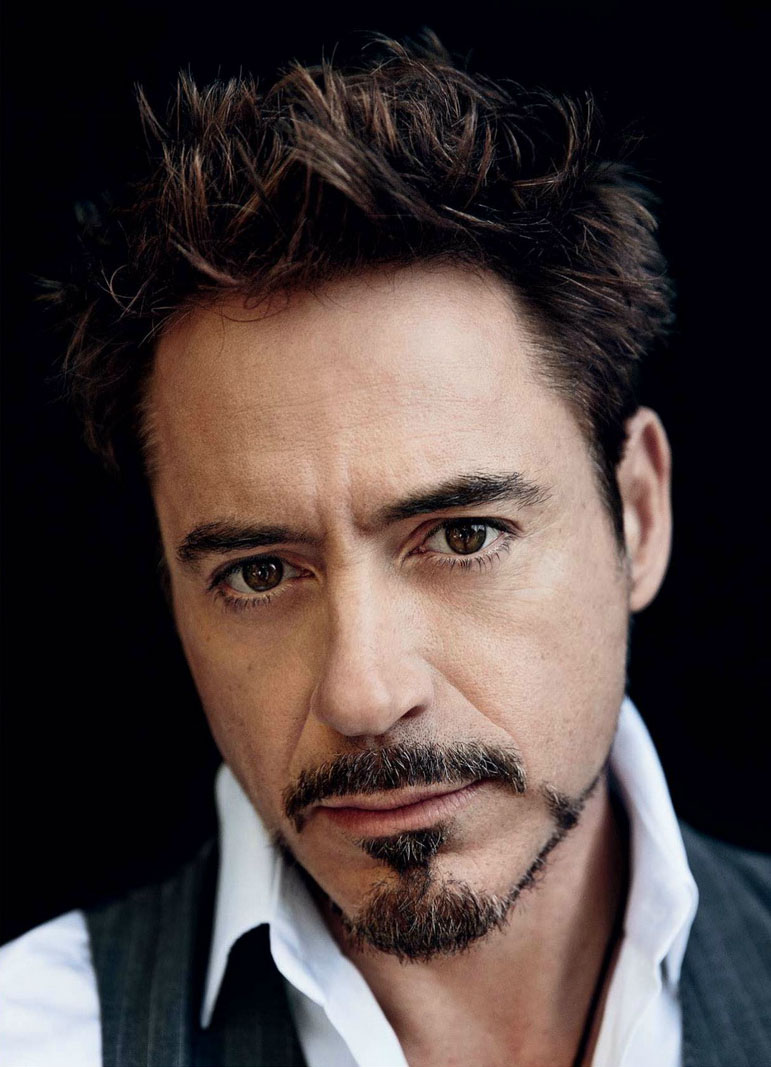
#> input picture rdj.png, 771 x 1067 px
$ jupyter execute --allow-errors 'Assignment harshul.ipynb'   (shell and % lines are left out)   (older library calls are emulated)
#> lines starting #> are read from the running program, lines starting #| are printed output that depends on the picture
## Affine transformation

[cell 1]
import numpy as np
import matplotlib.pyplot as plt
from skimage import io
from skimage.color import rgb2gray
from scipy import signal
import math
from math import floor, ceil
import matplotlib.pyplot as plt
import matplotlib.image as mpimg

#### Getting the pixel locations  for the image 1

[cell 2]
im1_points = []
def click_and_get_image_points(event, x, y, flags, param):
    if (event == cv2.EVENT_LBUTTONDOWN):
        im1_points.append([x,y])

#> (the rest of this cell did not finish here and is left out)

[cell 3]
im1_points = np.array([[389, 493], [570, 514], [471, 646], [365, 711], [532, 725]])
print(im1_points)

#### Getting the pixel locations  for the image 2

[cell 4]
im2_points = []
def click_and_get_image_points2(event, x, y, flags, param):
    if (event == cv2.EVENT_LBUTTONDOWN):
        im2_points.append([x,y])

#> (the rest of this cell did not finish here and is left out)

[cell 5]
im2_points

#### Linear system equation

[cell 6]
imageDowney = 'rdj.png'
imgDowney = io.imread(imageDowney)
#> imgDowney is the input picture: shape (1067, 771, 3); mean R, G, B 75.5, 63.4, 61.6
imgDowney = rgb2gray(imgDowney)
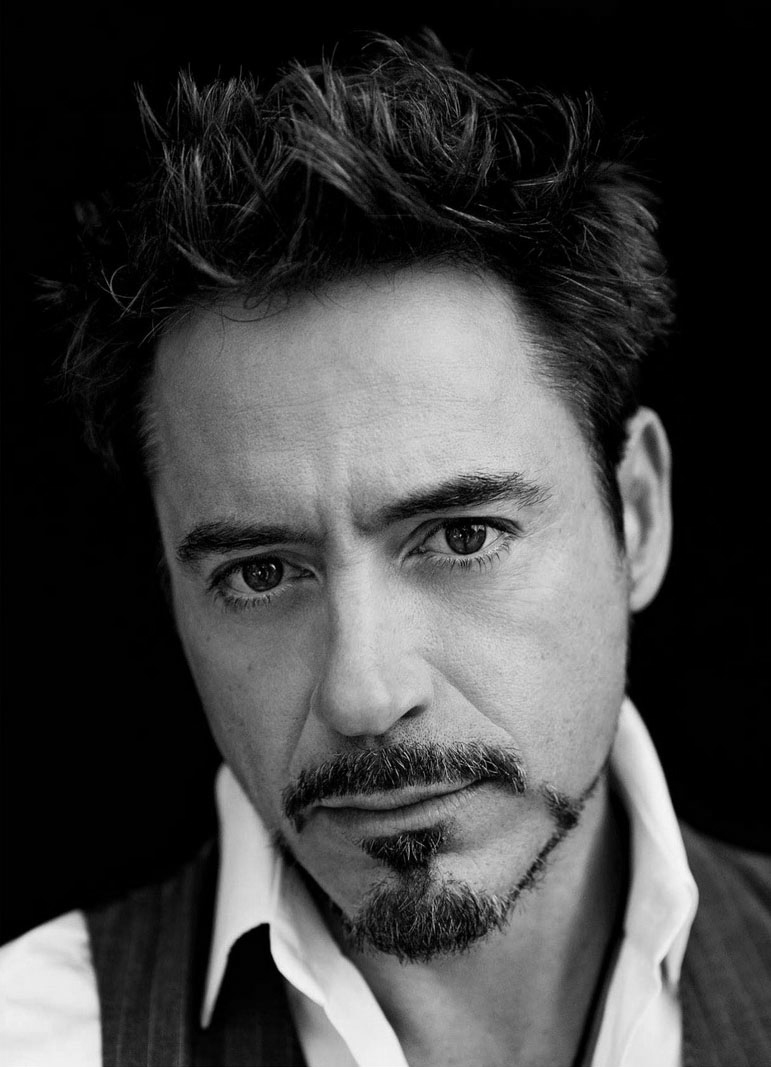
#> imgDowney: shape (1067, 771) float64; min 0, max 0.974, mean 0.258
# Ensuring that the image is float
imgDowney = ((imgDowney - np.min(imgDowney)) * (1/(np.max(imgDowney) - np.min(imgDowney)) * 1.0)).astype('float')
fig = plt.figure(figsize=(7,7))
img = mpimg.imread('rdj.png')
imgplot = plt.imshow(img)

im1_points = []

def onclick(event):
    im1_points.append([event.xdata, event.ydata])

cid = fig.canvas.mpl_connect('button_press_event', onclick)

[cell 7]
theta = math.pi/20.0
rotation = np.array([[math.cos(theta), -math.sin(theta), 0], [math.sin(theta), math.cos(theta), 0], [0,0,1]])
translation = np.array([[1, 0, -5], [0, 1, -10], [0, 0, 1]], np.float)
scaling = np.array([[1.1,0,0], [0, 1.1,0], [0,0,1]], np.float)

T = rotation.dot(scaling.dot(translation))
Tinv = np.linalg.inv(T)


print(T)
print(Tinv)
print(im1_points)

[cell 8]
[rows, cols] = imgDowney.shape
#> rows = 1067; cols = 771

transformedDowney = np.zeros((rows,cols))

for i in range(0, rows):
    for j in range(0, cols):

        currentPoint = np.array([i,j,1])
        transformedPoint = T.dot(currentPoint)
        newi = int(round(transformedPoint[0]))
        newj = int(round(transformedPoint[1]))

        if (newi < 0 or newi >= rows or newj < 0 or newj >= cols):
            continue

        transformedDowney[i,j] = imgDowney[newi, newj]
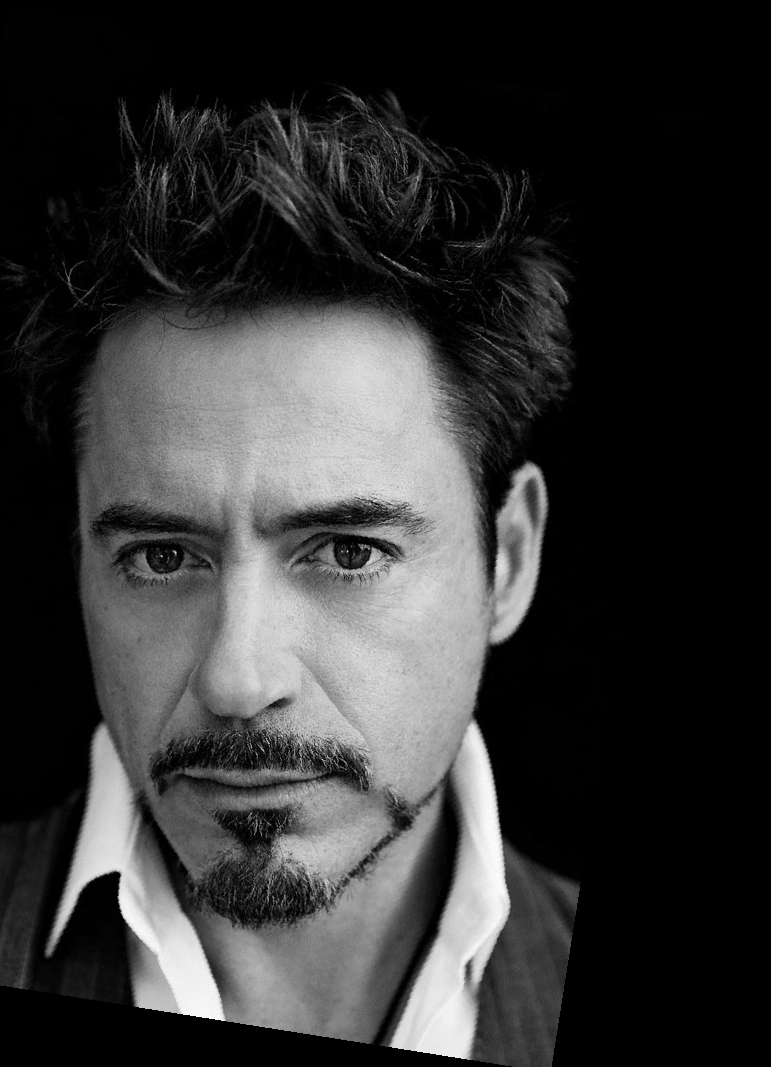
#> transformedDowney: shape (1067, 771) float64; min 0, max 0.995, mean 0.205

fig = plt.figure(figsize=(7,7))
imgplot = plt.imshow(transformedDowney, cmap='gray')

im2_points = []

def onclick(event):
    im2_points.append([event.xdata, event.ydata])

cid = fig.canvas.mpl_connect('button_press_event', onclick)

[cell 9]
for i in range(len(im1_points)):
    im1_points[i][0] = int(im1_points[i][0])
    im1_points[i][1] = int(im1_points[i][1])
#> after the loop, im1_points = []
for j in range(len(im2_points)):
    im2_points[j][0] = int(im2_points[j][0])
    im2_points[j][1] = int(im2_points[j][1])

print(im1_points)
print(im2_points)

[cell 10]
q = []
for point in im2_points:
    q.append([point[0]])
    q.append([point[1]])

q = np.array(q)

M = []
for point in im1_points:
    M.append([point[0], point[1],1,0,0,0])
    M.append([0,0,0, point[0], point[1],1])
#> after the loop, M = []

M = np.array(M)
#> M = empty array

#### Solving the linear system equation

#> (a cell that did not finish here is left out)

[cell 12]
q

[cell 13]
M
#> Out = empty array

#### Computing the transform matrix and transform inverse for backward transformation

#> (a cell that did not finish here is left out)

#### Computing the backward transformation with bilinear interpolation

[cell 15]
rows, cols = imgDowney.shape

top_left = Tinv.dot(np.array([0.0, 0.0, 1.0], float))
top_left = top_left / top_left[2]

bottom_left = Tinv.dot(np.array([0.0, cols-1.0, 1.0], float))
#> bottom_left = [114.5, 701.4, 1]
bottom_left = bottom_left / bottom_left[2]

top_right = Tinv.dot(np.array([rows-1.0, 0.0, 1.0], float))
#> top_right = [962.2, -141.6, 1]
top_right = top_right / top_right[2]

bottom_right = Tinv.dot(np.array([rows-1.0, cols-1.0, 1.0], float))
#> bottom_right = [1071.7, 549.8, 1]
bottom_right = bottom_right / bottom_right[2]

min_i = np.min([top_left[0], bottom_left[0], top_right[0], bottom_right[0]])
max_i = np.max([top_left[0], bottom_left[0], top_right[0], bottom_right[0]])

min_j = np.min([top_left[1], bottom_left[1], top_right[1], bottom_right[1]])
max_j = np.max([top_left[1], bottom_left[1], top_right[1], bottom_right[1]])


x_sampling = np.linspace(math.floor(min_i), math.ceil(max_i), math.ceil(max_i) - math.floor(min_i)+1)
y_sampling = np.linspace(math.floor(min_j), math.ceil(max_j), math.ceil(max_j) - math.floor(min_j)+1)

out_im2 = np.zeros((len(x_sampling), len(y_sampling)))

for i in range(0, len(x_sampling)):
    for j in range(0, len(y_sampling)):

        cur_pt = np.array([x_sampling[i],y_sampling[j],1.0], float)
        transformed_pt = T.dot(cur_pt)

        transformed_pt = transformed_pt / transformed_pt[2]

        # bilinear interpolation
        x = transformed_pt[0]
        y = transformed_pt[1]

        x_rounded_up = int(math.ceil(x))
        x_rounded_down = int(math.floor(x))
        y_rounded_up = int(math.ceil(y))
        y_rounded_down = int(math.floor(y))

        ratio_x = x - x_rounded_down
        ratio_y = y - y_rounded_down

        try:
            interpolate_x1 = imgDowney[x_rounded_down][y_rounded_down]*(1-ratio_x) + imgDowney[x_rounded_up][y_rounded_down]*ratio_x
            interpolate_x2 = imgDowney[x_rounded_down][y_rounded_up]*(1-ratio_x) + imgDowney[x_rounded_up][y_rounded_up]*ratio_x

            interpolate_y = interpolate_x1*(1-ratio_y) + interpolate_x2*(ratio_y)

            out_im2[i,j] = interpolate_y
        except:
            pass
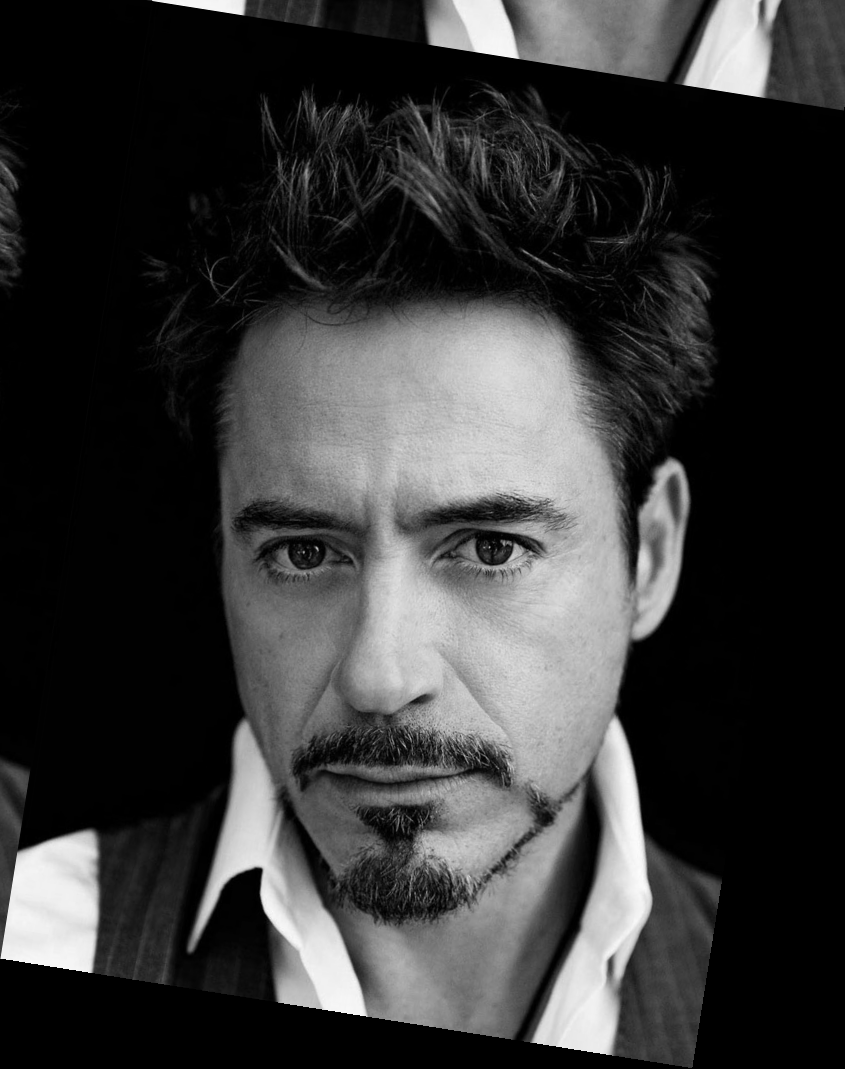
#> out_im2: shape (1069, 845) float64; min 0, max 0.99, mean 0.221

        # [7 lines of commented-out code are left out]
